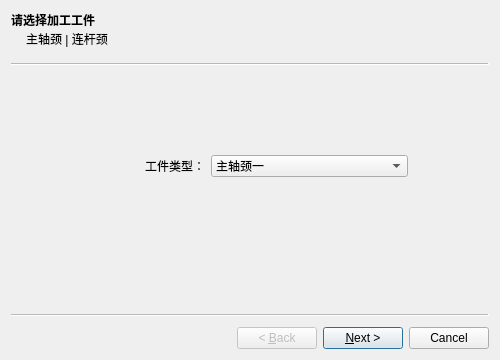
<?xml version="1.0" encoding="UTF-8"?>
<ui version="4.0">
 <class>Wizard</class>
 <widget class="QWizard" name="Wizard">
  <property name="geometry">
   <rect>
    <x>0</x>
    <y>0</y>
    <width>500</width>
    <height>360</height>
   </rect>
  </property>
  <property name="windowTitle">
   <string>工件编辑</string>
  </property>
  <property name="layoutDirection">
   <enum>Qt::LeftToRight</enum>
  </property>
  <property name="sizeGripEnabled">
   <bool>false</bool>
  </property>
  <property name="modal">
   <bool>false</bool>
  </property>
  <property name="wizardStyle">
   <enum>QWizard::ClassicStyle</enum>
  </property>
  <widget class="QWizardPage" name="choosetype">
   <property name="title">
    <string>请选择加工工件</string>
   </property>
   <property name="subTitle">
    <string>主轴颈 | 连杆颈</string>
   </property>
   <attribute name="pageId">
    <string notr="true">1</string>
   </attribute>
   <widget class="QWidget" name="">
    <property name="geometry">
     <rect>
      <x>-10</x>
      <y>70</y>
      <width>401</width>
      <height>51</height>
     </rect>
    </property>
    <layout class="QGridLayout" name="gridLayout_7">
     <item row="0" column="0">
      <widget class="QLabel" name="TypeLabel">
       <property name="layoutDirection">
        <enum>Qt::LeftToRight</enum>
       </property>
       <property name="frameShape">
        <enum>QFrame::NoFrame</enum>
       </property>
       <property name="frameShadow">
        <enum>QFrame::Plain</enum>
       </property>
       <property name="midLineWidth">
        <number>0</number>
       </property>
       <property name="text">
        <string>&lt;html&gt;&lt;head/&gt;&lt;body&gt;&lt;p align=&quot;right&quot;&gt;工件类型：&lt;/p&gt;&lt;/body&gt;&lt;/html&gt;</string>
       </property>
      </widget>
     </item>
     <item row="0" column="1">
      <widget class="QComboBox" name="comboBox">
       <item>
        <property name="text">
         <string>主轴颈一</string>
        </property>
       </item>
       <item>
        <property name="text">
         <string>主轴颈二</string>
        </property>
       </item>
       <item>
        <property name="text">
         <string>连杆颈</string>
        </property>
       </item>
      </widget>
     </item>
    </layout>
   </widget>
  </widget>
  <widget class="QWizardPage" name="basicpara">
   <property name="enabled">
    <bool>true</bool>
   </property>
   <property name="minimumSize">
    <size>
     <width>0</width>
     <height>121</height>
    </size>
   </property>
   <property name="title">
    <string>基础参数</string>
   </property>
   <property name="subTitle">
    <string>刀具选择 | 进给 | 转速</string>
   </property>
   <attribute name="pageId">
    <string notr="true">2</string>
   </attribute>
   <layout class="QVBoxLayout" name="verticalLayout_2">
    <item>
     <layout class="QGridLayout" name="gridLayout_2">
      <item row="0" column="0" colspan="2">
       <layout class="QGridLayout" name="gridLayout">
        <item row="1" column="1">
         <widget class="QSpinBox" name="CompenSpin"/>
        </item>
        <item row="1" column="3">
         <widget class="QLabel" name="FeedLabel">
          <property name="text">
           <string>进给(mm/r)</string>
          </property>
         </widget>
        </item>
        <item row="1" column="4">
         <widget class="QLineEdit" name="FeedText"/>
        </item>
        <item row="0" column="4">
         <widget class="QLineEdit" name="CoordinateText"/>
        </item>
        <item row="1" column="0">
         <widget class="QLabel" name="CompenLabel">
          <property name="text">
           <string>刀补</string>
          </property>
         </widget>
        </item>
        <item row="0" column="1">
         <widget class="QSpinBox" name="CutterSpin">
          <property name="wrapping">
           <bool>false</bool>
          </property>
         </widget>
        </item>
        <item row="0" column="0">
         <widget class="QLabel" name="CutterLabel">
          <property name="text">
           <string>刀具</string>
          </property>
         </widget>
        </item>
        <item row="0" column="3">
         <widget class="QLabel" name="CorrdinateLabel">
          <property name="text">
           <string>起始坐标(x,y)</string>
          </property>
         </widget>
        </item>
        <item row="1" column="2">
         <spacer name="horizontalSpacer_2">
          <property name="orientation">
           <enum>Qt::Horizontal</enum>
          </property>
          <property name="sizeHint" stdset="0">
           <size>
            <width>40</width>
            <height>20</height>
           </size>
          </property>
         </spacer>
        </item>
        <item row="0" column="2">
         <spacer name="horizontalSpacer">
          <property name="orientation">
           <enum>Qt::Horizontal</enum>
          </property>
          <property name="sizeHint" stdset="0">
           <size>
            <width>40</width>
            <height>20</height>
           </size>
          </property>
         </spacer>
        </item>
       </layout>
      </item>
      <item row="1" column="0">
       <widget class="QLabel" name="RevolvingLabel">
        <property name="text">
         <string>主轴转速（r/min)</string>
        </property>
       </widget>
      </item>
      <item row="1" column="1">
       <widget class="QLineEdit" name="RevolvingText"/>
      </item>
     </layout>
    </item>
   </layout>
  </widget>
  <widget class="QWizardPage" name="Detailpara">
   <widget class="QWidget" name="">
    <property name="geometry">
     <rect>
      <x>0</x>
      <y>0</y>
      <width>471</width>
      <height>291</height>
     </rect>
    </property>
    <layout class="QGridLayout" name="gridLayout_3">
     <item row="1" column="0">
      <widget class="QGroupBox" name="SubBox">
       <property name="title">
        <string>连杆颈</string>
       </property>
       <widget class="QWidget" name="">
        <property name="geometry">
         <rect>
          <x>10</x>
          <y>40</y>
          <width>440</width>
          <height>60</height>
         </rect>
        </property>
        <layout class="QGridLayout" name="gridLayout_6">
         <item row="0" column="0" colspan="2">
          <layout class="QHBoxLayout" name="horizontalLayout_2">
           <item>
            <widget class="QLabel" name="SubDiaLabel">
             <property name="text">
              <string>连杆颈直径</string>
             </property>
            </widget>
           </item>
           <item>
            <widget class="QLineEdit" name="SubDiaText"/>
           </item>
           <item>
            <widget class="QLabel" name="SubLongLabel">
             <property name="text">
              <string>连杆颈宽</string>
             </property>
            </widget>
           </item>
           <item>
            <widget class="QLineEdit" name="SubLongText"/>
           </item>
          </layout>
         </item>
         <item row="1" column="0">
          <widget class="QLabel" name="SubArcLabel">
           <property name="text">
            <string>圆弧(半径 宽度 角度 )</string>
           </property>
          </widget>
         </item>
         <item row="1" column="1">
          <widget class="QLineEdit" name="SubArcText"/>
         </item>
        </layout>
       </widget>
      </widget>
     </item>
     <item row="0" column="0">
      <widget class="QGroupBox" name="MainBox">
       <property name="title">
        <string>主轴颈</string>
       </property>
       <widget class="QWidget" name="">
        <property name="geometry">
         <rect>
          <x>10</x>
          <y>30</y>
          <width>440</width>
          <height>91</height>
         </rect>
        </property>
        <layout class="QGridLayout" name="gridLayout_5">
         <item row="0" column="0" colspan="2">
          <layout class="QGridLayout" name="gridLayout_4">
           <item row="0" column="0">
            <widget class="QLabel" name="MainLabel">
             <property name="text">
              <string>主轴(直径 长度)</string>
             </property>
            </widget>
           </item>
           <item row="0" column="1">
            <widget class="QLineEdit" name="MainText"/>
           </item>
           <item row="0" column="2">
            <widget class="QLabel" name="LongLabel">
             <property name="text">
              <string>长轴(直径 长度)</string>
             </property>
            </widget>
           </item>
           <item row="0" column="3">
            <widget class="QLineEdit" name="LongText"/>
           </item>
           <item row="1" column="0">
            <widget class="QLabel" name="ChamferLabel1">
             <property name="text">
              <string>倒角一(角度 宽度)</string>
             </property>
            </widget>
           </item>
           <item row="1" column="1">
            <widget class="QLineEdit" name="ChamferText1"/>
           </item>
           <item row="1" column="2">
            <widget class="QLabel" name="ChamferLabel2">
             <property name="text">
              <string>倒角二(角度 宽度)</string>
             </property>
            </widget>
           </item>
           <item row="1" column="3">
            <widget class="QLineEdit" name="ChamferText2"/>
           </item>
          </layout>
         </item>
         <item row="1" column="0">
          <widget class="QLabel" name="ArcLabel">
           <property name="text">
            <string>圆弧(半径 宽度 角度 )</string>
           </property>
          </widget>
         </item>
         <item row="1" column="1">
          <widget class="QLineEdit" name="ArcText"/>
         </item>
        </layout>
       </widget>
      </widget>
     </item>
    </layout>
   </widget>
  </widget>
 </widget>
 <resources/>
 <connections/>
</ui>
